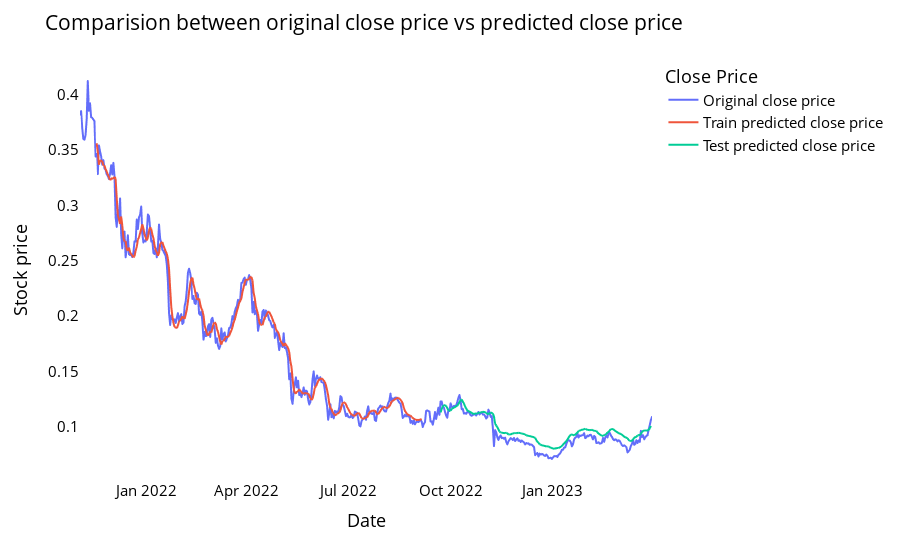

Notebook code cell kept with this figure:
### Code cell
# shift train predictions for plotting

look_back=time_step
trainPredictPlot = np.empty_like(closedf)
trainPredictPlot[:, :] = np.nan
trainPredictPlot[look_back:len(train_predict)+look_back, :] = train_predict
print("Train predicted data: ", trainPredictPlot.shape)

# shift test predictions for plotting
testPredictPlot = np.empty_like(closedf)
testPredictPlot[:, :] = np.nan
testPredictPlot[len(train_predict)+(look_back*2)+1:len(closedf)-1, :] = test_predict
print("Test predicted data: ", testPredictPlot.shape)

names = cycle(['Original close price','Train predicted close price','Test predicted close price'])


plotdf = pd.DataFrame({'date': close_stock['Date'],
                       'original_close': close_stock['Close'],
                      'train_predicted_close': trainPredictPlot.reshape(1,-1)[0].tolist(),
                      'test_predicted_close': testPredictPlot.reshape(1,-1)[0].tolist()})

fig = px.line(plotdf,x=plotdf['date'], y=[plotdf['original_close'],plotdf['train_predicted_close'],
                                          plotdf['test_predicted_close']],
              labels={'value':'Stock price','date': 'Date'})
fig.update_layout(title_text='Comparision between original close price vs predicted close price',
                  plot_bgcolor='white', font_size=15, font_color='black', legend_title_text='Close Price')
fig.for_each_trace(lambda t:  t.update(name = next(names)))

fig.update_xaxes(showgrid=False)
fig.update_yaxes(showgrid=False)
fig.show()

### Figure 1 — Plotly figure (JSON) as saved in the notebook; plotly's stock layout.template omitted (floating-point values rounded to 4 significant figures; data arrays with more than 128 entries replaced by an {"elided": "..."} marker saying what was removed)
{"data": [{"hovertemplate": "variable=original_close<br>Date=%{x}<br>Stock price=%{y}<extra></extra>", "legendgroup": "original_close", "line": {"color": "#636efa", "dash": "solid"}, "marker": {"symbol": "circle"}, "mode": "lines", "name": "Original close price", "showlegend": true, "type": "scattergl", "x": {"elided": "515 str values"}, "xaxis": "x", "y": {"elided": "515 float values"}, "yaxis": "y"}, {"hovertemplate": "variable=train_predicted_close<br>Date=%{x}<br>Stock price=%{y}<extra></extra>", "legendgroup": "train_predicted_close", "line": {"color": "#EF553B", "dash": "solid"}, "marker": {"symbol": "circle"}, "mode": "lines", "name": "Train predicted close price", "showlegend": true, "type": "scattergl", "x": {"elided": "515 str values"}, "xaxis": "x", "y": {"elided": "515 float values"}, "yaxis": "y"}, {"hovertemplate": "variable=test_predicted_close<br>Date=%{x}<br>Stock price=%{y}<extra></extra>", "legendgroup": "test_predicted_close", "line": {"color": "#00cc96", "dash": "solid"}, "marker": {"symbol": "circle"}, "mode": "lines", "name": "Test predicted close price", "showlegend": true, "type": "scattergl", "x": {"elided": "515 str values"}, "xaxis": "x", "y": {"elided": "515 float values"}, "yaxis": "y"}], "layout": {"font": {"color": "black", "size": 15}, "legend": {"title": {"text": "Close Price"}, "tracegroupgap": 0}, "margin": {"t": 60}, "plot_bgcolor": "white", "title": {"text": "Comparision between original close price vs predicted close price"}, "xaxis": {"anchor": "y", "domain": [0, 1], "showgrid": false, "title": {"text": "Date"}}, "yaxis": {"anchor": "x", "domain": [0, 1], "showgrid": false, "title": {"text": "Stock price"}}}}
